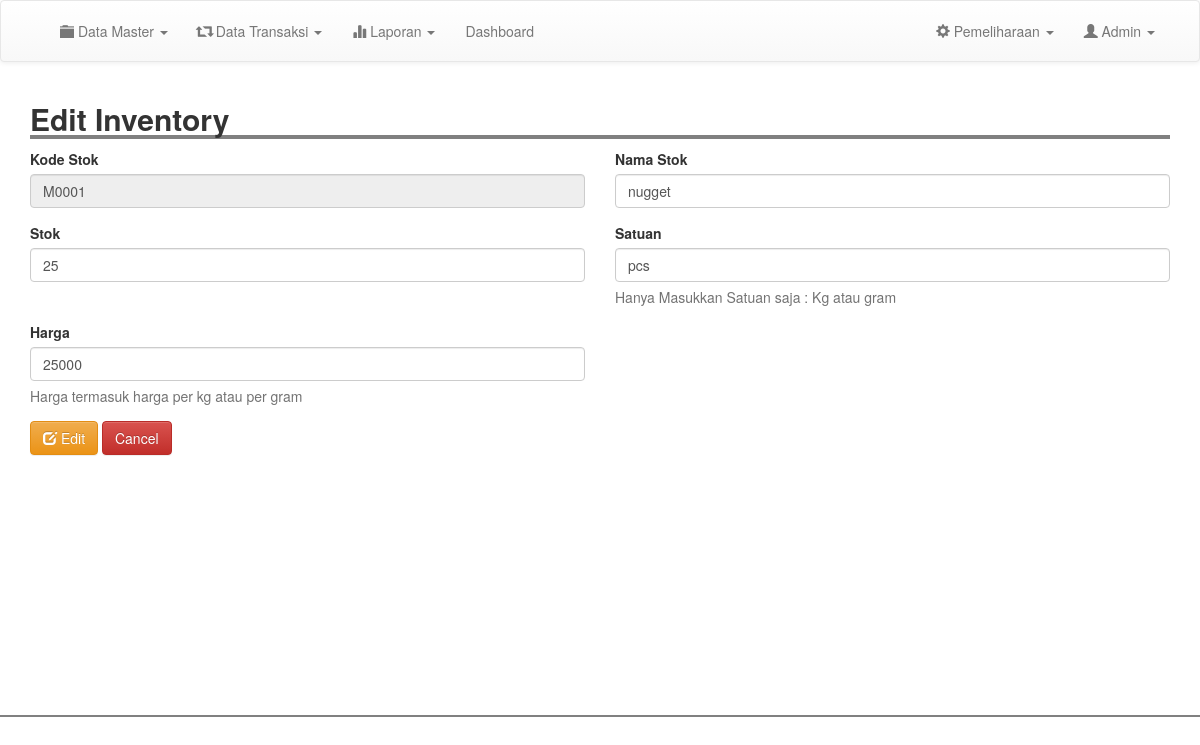
The app's page /admin/edit_inventory.php?kode=M0001 (signed in), older data.
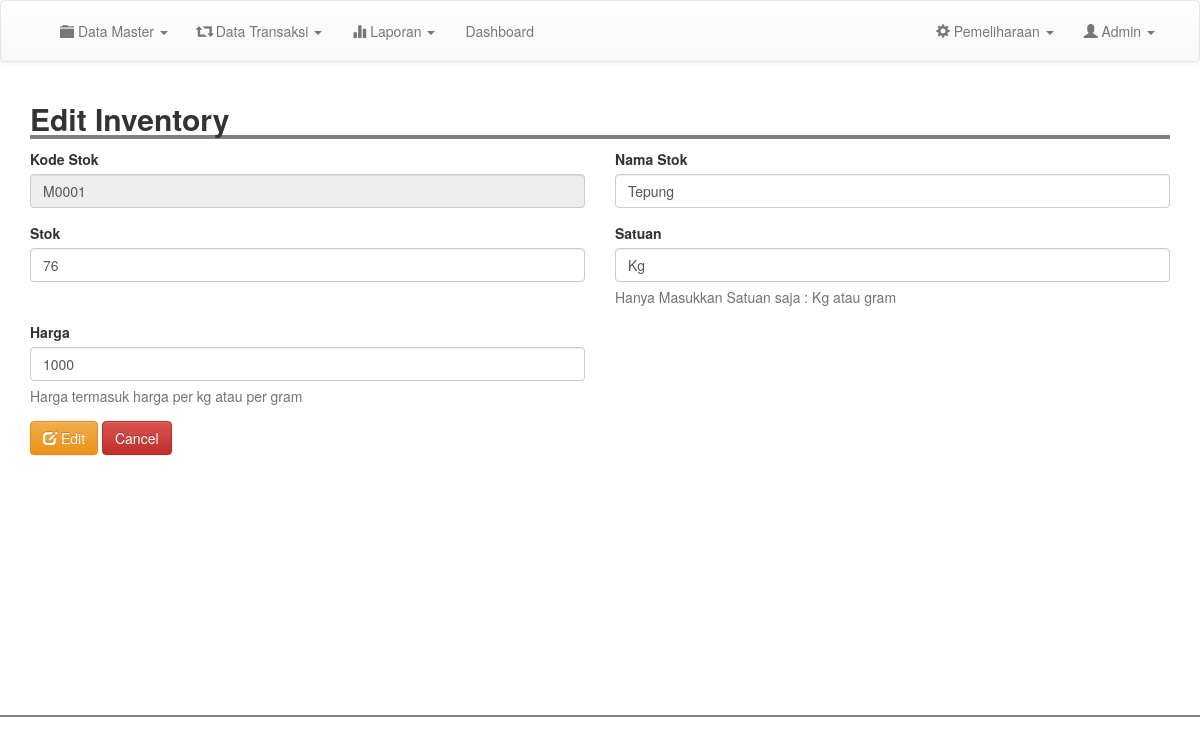
The same page, newer data.
### tables this page shows
CREATE TABLE `inventory` (
  `kode_bk` varchar(100) NOT NULL,
  `nama` varchar(200) NOT NULL,
  `qty` varchar(200) NOT NULL,
  `satuan` varchar(200) NOT NULL,
  `harga` int(11) NOT NULL,
  `tanggal` date NOT NULL
);

### admin/edit_inventory.php (the view, shortened to what this page needs)
<?php
include 'header.php';
$kode = $_GET['kode'];
$result = mysqli_query($conn, "SELECT * FROM inventory WHERE kode_bk = '$kode'");
$row= mysqli_fetch_assoc($result);
?>
<div class="container">
	<h2 style=" width: 100%; border-bottom: 4px solid gray"><b>Edit Inventory</b></h2>
	<form action="proses/edit_inv.php" method="POST">
		<div class="row">
			<div class="col-md-6">
				<div class="form-group">
					<label for="exampleInputEmail1">Kode Stok</label>
					<input type="text" class="form-control" id="exampleInputEmail1" disabled value="<?= $row['kode_bk']; ?>">
				</div>
			</div>
			<div class="col-md-6">
				<div class="form-group">
					<label for="exampleInputEmail1">Nama Stok</label>
					<input type="text" class="form-control" id="exampleInputEmail1" placeholder="Masukkan Stok" name="nama" value="<?= $row['nama']; ?>">
				</div>
			</div>
		</div>
		<div class="row">
			<div class="col-md-6">
				<div class="form-group">
					<label for="exampleInputEmail1">Stok</label>
					<input type="number" class="form-control" id="exampleInputEmail1"  name="stok" value="<?= $row['qty']; ?>">
				</div>
			</div>
			<div class="col-md-6">
				<div class="form-group">
					<label for="exampleInputEmail1">Satuan</label>
					<input type="text" class="form-control" id="exampleInputEmail1" placeholder="Contoh : Kg" name="satuan" value="<?= $row['satuan']; ?>">
					<p class="help-block">Hanya Masukkan Satuan saja : Kg atau gram</p>
				</div>
			</div>
		</div>
		<div class="row">
			<div class="col-md-6">
				<div class="form-group">
					<label for="exampleInputEmail1">Harga</label>
					<input type="number" class="form-control" id="exampleInputEmail1"  name="harga" placeholder="Contoh : 1000" value="<?= $row['harga']; ?>">
					<p class="help-block">Harga termasuk harga per kg atau per 	gram</p>
				</div>
			</div>
		</div>
		<button type="submit"  class="btn btn-warning" ><i class="glyphicon glyphicon-edit"></i> Edit</button>
		<a href="inventory.php" class="btn btn-danger">Cancel</a>
	</form>
</div>
<br>
<br>
<br>
<br>
<br>
<br>
<br>
<br>
<br>
<br>
<br>
<br>
<br>
<?php
include 'footer.php';
?>

Row changes from the older to the newer data that the page shows:
changed inventory "M0001": nama "nugget" → "Tepung"; stok "25" → "76"; satuan "pcs" → "Kg"; harga "25000" → "1000"
